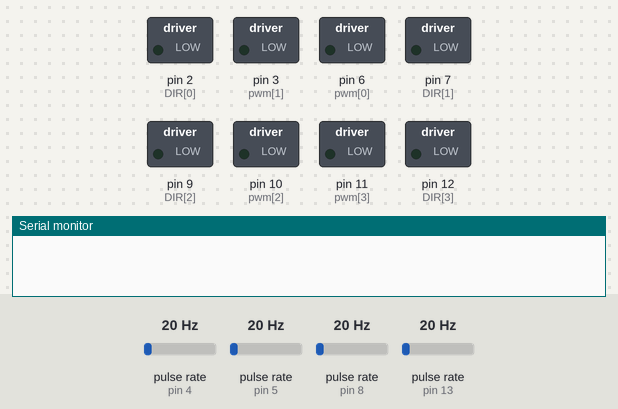
This sketch was run on a simulated Arduino Uno, built with avr-gcc and run on an emulated ATmega328P. Shown: switched loads named in the sketch (green lamp = pin HIGH), the last lines printed to the serial monitor. Wiring (inferred from the names in the program): 4 × pulse sensor: data pin 4 / data pin 5 / data pin 8 / data pin 13. The inputs (shaded band) are chosen by the test bench; at power-on: pulse rate (sensors on pin 13, pin 4, pin 5, pin 8) 20 Hz.

Above: at 0.1 s.
At 3.25 s:
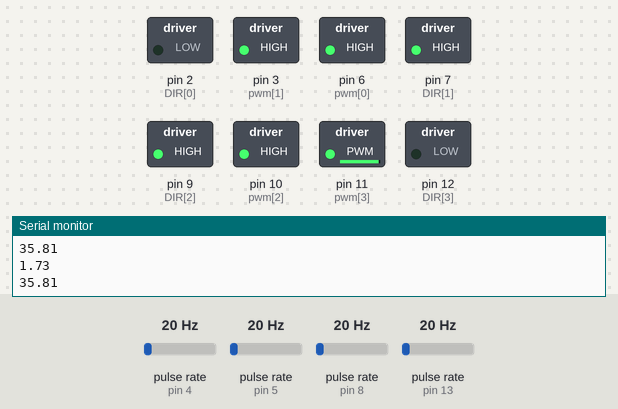
3.3 s: pulse rate (sensor on pin 13) set to 150 Hz
At 10.0 s:
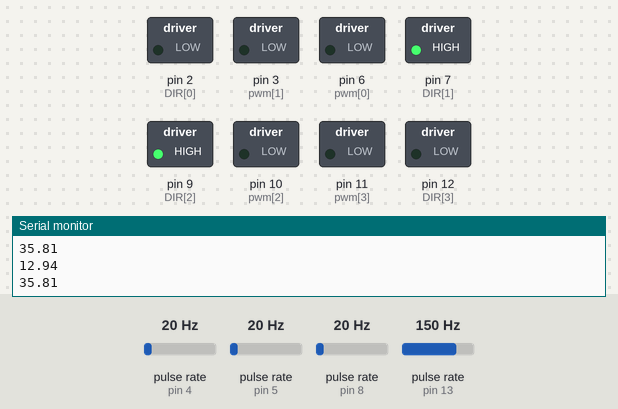
Timing chart, 0 to 11.0 s (numbered marks = the images above; inputs shaded):
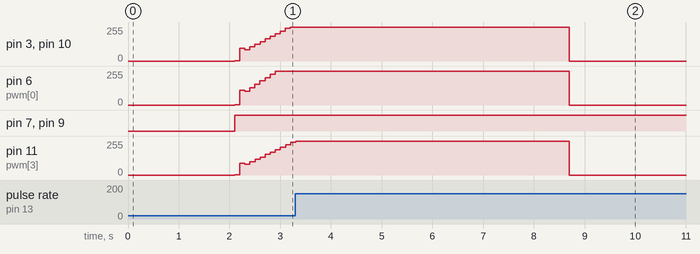

The sketch:

P2.ino
```cpp
/*----------------------- DO NOT CHANGE THIS ------------------------*/

/*********************************************************************/
/***************************   LIBRARIES   ***************************/
/*********************************************************************/

#include <util/atomic.h>
#include "PinChangeInterrupt.h"
#include <math.h>

/*********************************************************************/
/****************************   CLASSES   ****************************/
/*********************************************************************/

class SimplePID{
  /*
  This class computes the control signal for velocity control of a
  DC motor with a PID controller base on controller gains, a setpoint and
  the actual velocity value.
  Params:
    - kp: Proportional gain.
    - kd: Derivative gain.
    - ki: Integral gain.
    - umax: Maximun control value.
    - eprec: Previous error in the control loop.
    - umax: Integral cumulative error.
    - vmin: Minimun velocity in rpm.
  */
  private:
    float kp, kd, ki, umax, vmin; // Parameters
    float eprev, eintegral; // Cumulative variables

  public:
  // Constructor
  SimplePID() : kp(1), kd(0), ki(0), umax(255), eprev(0.0), eintegral(0.0), vmin(15.0){}
  // A function to set the parameters
  void setParams(float kpIn, float kdIn, float kiIn, float umaxIn, float vminIn){
    kp = kpIn; kd = kdIn; ki = kiIn; umax = umaxIn; vmin = vminIn;
  }
  // A function to compute the control signal
  void evalu(int value, int target, float deltaT, int &pwr){
    // Error
    float e = (target - value)*((float) fabs(target) > vmin);
    // Derivative
    float dedt = (e - eprev)/(deltaT)*((float) fabs(target) > vmin);
    // Integral
    eintegral = (eintegral + e * deltaT)*((float) fabs(target) > vmin);
    if (umax/ki<eintegral){
      eintegral = umax/ki;
    }
    if (-umax/ki>eintegral){
      eintegral = -umax/ki;
    }
    // Control signal
    float u = kp * e + kd * dedt + ki * eintegral;
    pwr = (int) fabs(u);
    // Truncate signal
    if (pwr > umax) {
      pwr = umax;
    }
    if (pwr < 0) {
      pwr = 0;
    }
    eprev = e;
  }
};

/*********************************************************************/
/***************************   VARIABLES   ***************************/
/*********************************************************************/

// Number of motors
#define NMOTORS 4
// Pins
const int enc[] = {4, 5, 8, 13};
const int DIR[] = {2, 7, 9, 12};
const int pwm[] = {6, 3, 10, 11};

// Globals
float vel[]   = {0.0, 0.0, 0.0, 0.0};
float vt[]    = {0.0, 0.0, 0.0, 0.0};
int dir[]     = {0, 0, 0, 0};
long prevT    = 0;
// PPR of each motor
const double ppr[] = {1390, 1390, 1390, 1390};

// PID class instances
SimplePID pid[NMOTORS];

// Dynamic variables
int velEnc[]       = {0, 0, 0, 0};
int velEncSlack[]  = {0, 0, 0, 0};
float sampleT      = 0.1;

// Velocity limits
double vminLim = 15.0;
// Velocities signs
int sgn[] = {1, 1, 1, 1};
// Initial and elapsed time
double t0 = 0.0, t1 = 0.0;

/*********************************************************************/
/*****************************   SETUP   *****************************/
/*********************************************************************/

void setup() {
  // Begin communication
  Serial.begin(9600);
  // Setup I/O pins
  for(int k = 0; k < NMOTORS; k++){
    pinMode(enc[k], INPUT);
    pinMode(pwm[k], OUTPUT);
    pinMode(DIR[k], OUTPUT);
  }
  // PID gains for each motor

  //pid[0].setParams(1.285714286,0.09,7.438016529, 255, vminLim);
  pid[0].setParams(1.636363636,0.09,7.438016529, 255, vminLim);
  //pid[1].setParams(6.5, 0.2, 0.5, 255, vminLim);
  pid[1].setParams(1.4,0.084,5.833333333, 255, vminLim);
  pid[2].setParams(1.4,0.084,5.833333333, 255, vminLim);
  pid[3].setParams(1.3,0.078,5.416666667, 255, vminLim);

  // Activate interrupts
  attachPinChangeInterrupt(digitalPinToPinChangeInterrupt(enc[0]), readEncoder<0>, CHANGE);
  attachPinChangeInterrupt(digitalPinToPinChangeInterrupt(enc[1]), readEncoder<1>, CHANGE);
  attachPinChangeInterrupt(digitalPinToPinChangeInterrupt(enc[2]), readEncoder<2>, CHANGE);
  attachPinChangeInterrupt(digitalPinToPinChangeInterrupt(enc[3]), readEncoder<3>, CHANGE);
  delay(2000);
  prevT = micros();
  t0 = ((float) (prevT))/( 1.0e6 );
}

/*-------------------------------------------------------------------*/

/*----------------------- YOU CAN MODIFY THIS -----------------------*/

// Target variables for control
double vx = 0.15;
double vy = 0;
double vw = 0;
// Time duration
double time = 6.67;
// Robot dimentions
const double a_b = (0.21 + 0.195)/2;   // a+b
const double R = 0.04;     // radius

/*********************************************************************/
/*****************************   LOOP   ******************************/
/*********************************************************************/

void loop() {

  // Time difference
  long currT = micros();
  float deltaT = ((float) (currT - prevT))/( 1.0e6 );
  t1 = ((float) (currT))/( 1.0e6 );

  // Compute program each sample time
  if(sampleT <= deltaT){
    prevT = currT;
    // Disable interrupts temporarily while reading
    noInterrupts();
    for(int k = 0; k < NMOTORS; k++){
      // Reset counter
      velEncSlack[k] = velEnc[k];
      velEnc[k] = 0;
    }
    interrupts();

    // Get current velocity in rpm
    for(int k = 0; k < NMOTORS; k++){
      // Calculate velocity in rpm
      vel[k] = (velEncSlack[k]/deltaT/ppr[k])*(60.0);
    }

    // Move robot
    if(t1-t0 < time){
      CalculateVelAng(vx,vy,vw);
      for(int k = 0; k < NMOTORS; k++){
        int pwr;
        // Get control signal from PID algorithm
        pid[k].evalu(vel[k],vt[k], deltaT, pwr);
        // signal the motor
        setMotor(dir[k], pwr, pwm[k], DIR[k]);
        Serial.println(vel[k]);
        Serial.println(vt[k]);
      }
    }
    else{
      StopMotors();
    }
  }
}

/*********************************************************************/
/***************************   FUNCTIONS   ***************************/
/*********************************************************************/


void CalculateVelAng(double vx, double vy, double vw) {
  /*
  Function that computes the velocity in rpm and the direction
  of each wheel from the absolute velocity.

  Inputs:
    - vx: Linear velocity in X axis, in m/s.
    - vy: Linear velocity in Y axis, in m/s.
    - vw: Angular velocity in Z axis, in rad/s.
  */
  double w[4]= {(vx-vy - vw*a_b)/R,(vx+vy + vw*a_b)/R,(vx+vy - vw*a_b)/R,(vx-vy + vw*a_b)/R};
  // Angular velocity of each motor in rad/s (from the first exercise)

  for (int i = 0; i < NMOTORS; i++) {
    sgn[i] = w[i] / fabs(w[i]);
    // Update motor direction
    dir[i] = (1 + sgn[i]) / 2;
    // Calculate desired angular velocity in rpm
    vt[i] = fabs(w[i]*30/PI);
  }
}

/*-------------------------------------------------------------------*/

/*----------------------- DO NOT CHANGE THIS ------------------------*/

void setMotor(int dir, int pwmVal, int pwmch, int dirch) {
  /*
  Function to setup pins to control motors.

  Inputs:
    - dir: Motor direction (1 or 0).
    - pwmVal: PWM control to pin.
    - pwmch: PWM pin channel.
    - dirch: Direction pin channel.
  */
  analogWrite(pwmch, pwmVal);
  if(dirch==12 || dirch==2){
    if (dir == 1) {
      digitalWrite(dirch, LOW);
    } else if (dir == 0) {
      digitalWrite(dirch, HIGH);
    } else {
      digitalWrite(dirch, LOW);
    }
  }
  else{
    if (dir == 1) {
      digitalWrite(dirch, HIGH);
    } else if (dir == 0) {
      digitalWrite(dirch, LOW);
    } else {
      digitalWrite(dirch, HIGH);
    }
  }
}


template <int j>
void readEncoder() {
  /*
  Function that counts each rising edge of a encoder
  */
  velEnc[j]++;
}


void StopMotors(){
  /*
  Function that stops each DC motor.
  */
  for(int k = 0; k < NMOTORS; k++){
    setMotor(dir[k], 0.0, pwm[k], DIR[k]);
  }
}

/*-------------------------------------------------------------------*/
```
